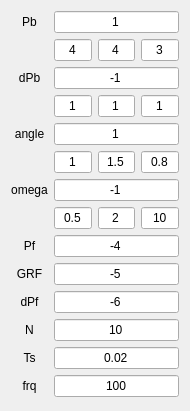
     <widget class="QWidget" name="gridLayoutWidget_3">
      <property name="geometry">
       <rect>
        <x>580</x>
        <y>10</y>
        <width>190</width>
        <height>411</height>
       </rect>
      </property>
      <layout class="QGridLayout" name="gridLayout_3">
       <item row="6" column="1">
        <widget class="QLineEdit" name="LE_weight_angx">
         <property name="font">
          <font>
           <pointsize>9</pointsize>
          </font>
         </property>
         <property name="text">
          <string>1</string>
         </property>
         <property name="alignment">
          <set>Qt::AlignCenter</set>
         </property>
        </widget>
       </item>
       <item row="6" column="2">
        <widget class="QLineEdit" name="LE_weight_angy">
         <property name="font">
          <font>
           <pointsize>9</pointsize>
          </font>
         </property>
         <property name="text">
          <string>1.5</string>
         </property>
         <property name="alignment">
          <set>Qt::AlignCenter</set>
         </property>
        </widget>
       </item>
       <item row="8" column="2">
        <widget class="QLineEdit" name="LE_weight_wy">
         <property name="font">
          <font>
           <pointsize>9</pointsize>
          </font>
         </property>
         <property name="text">
          <string>2</string>
         </property>
         <property name="alignment">
          <set>Qt::AlignCenter</set>
         </property>
        </widget>
       </item>
       <item row="4" column="3">
        <widget class="QLineEdit" name="LE_weight_dpbz">
         <property name="font">
          <font>
           <pointsize>9</pointsize>
          </font>
         </property>
         <property name="text">
          <string>1</string>
         </property>
         <property name="alignment">
          <set>Qt::AlignCenter</set>
         </property>
        </widget>
       </item>
       <item row="8" column="3">
        <widget class="QLineEdit" name="LE_weight_wz">
         <property name="font">
          <font>
           <pointsize>9</pointsize>
          </font>
         </property>
         <property name="text">
          <string>10</string>
         </property>
         <property name="alignment">
          <set>Qt::AlignCenter</set>
         </property>
        </widget>
       </item>
       <item row="12" column="0">
        <widget class="QLabel" name="label_22">
         <property name="font">
          <font>
           <pointsize>9</pointsize>
          </font>
         </property>
         <property name="text">
          <string>N</string>
         </property>
         <property name="alignment">
          <set>Qt::AlignCenter</set>
         </property>
        </widget>
       </item>
       <item row="1" column="2">
        <widget class="QLineEdit" name="LE_weight_pby">
         <property name="font">
          <font>
           <pointsize>9</pointsize>
          </font>
         </property>
         <property name="text">
          <string>4</string>
         </property>
         <property name="alignment">
          <set>Qt::AlignCenter</set>
         </property>
        </widget>
       </item>
       <item row="11" column="0">
        <widget class="QLabel" name="label_78">
         <property name="font">
          <font>
           <pointsize>9</pointsize>
          </font>
         </property>
         <property name="text">
          <string>dPf</string>
         </property>
         <property name="alignment">
          <set>Qt::AlignCenter</set>
         </property>
        </widget>
       </item>
       <item row="4" column="2">
        <widget class="QLineEdit" name="LE_weight_dpby">
         <property name="font">
          <font>
           <pointsize>9</pointsize>
          </font>
         </property>
         <property name="text">
          <string>1</string>
         </property>
         <property name="alignment">
          <set>Qt::AlignCenter</set>
         </property>
        </widget>
       </item>
       <item row="0" column="1" colspan="3">
        <widget class="QLineEdit" name="LE_weight_pb_pow">
         <property name="font">
          <font>
           <pointsize>9</pointsize>
          </font>
         </property>
         <property name="text">
          <string>1</string>
         </property>
         <property name="alignment">
          <set>Qt::AlignCenter</set>
         </property>
        </widget>
       </item>
       <item row="10" column="0">
        <widget class="QLabel" name="label_77">
         <property name="font">
          <font>
           <pointsize>9</pointsize>
          </font>
         </property>
         <property name="text">
          <string>GRF</string>
         </property>
         <property name="alignment">
          <set>Qt::AlignCenter</set>
         </property>
        </widget>
       </item>
       <item row="1" column="1">
        <widget class="QLineEdit" name="LE_weight_pbx">
         <property name="font">
          <font>
           <pointsize>9</pointsize>
          </font>
         </property>
         <property name="text">
          <string>4</string>
         </property>
         <property name="alignment">
          <set>Qt::AlignCenter</set>
         </property>
        </widget>
       </item>
       <item row="8" column="1">
        <widget class="QLineEdit" name="LE_weight_wx">
         <property name="font">
          <font>
           <pointsize>9</pointsize>
          </font>
         </property>
         <property name="text">
          <string>0.5</string>
         </property>
         <property name="alignment">
          <set>Qt::AlignCenter</set>
         </property>
        </widget>
       </item>
       <item row="1" column="3">
        <widget class="QLineEdit" name="LE_weight_pbz">
         <property name="font">
          <font>
           <pointsize>9</pointsize>
          </font>
         </property>
         <property name="text">
          <string>3</string>
         </property>
         <property name="alignment">
          <set>Qt::AlignCenter</set>
         </property>
        </widget>
       </item>
       <item row="6" column="3">
        <widget class="QLineEdit" name="LE_weight_angz">
         <property name="font">
          <font>
           <pointsize>9</pointsize>
          </font>
         </property>
         <property name="text">
          <string>0.8</string>
         </property>
         <property name="alignment">
          <set>Qt::AlignCenter</set>
         </property>
        </widget>
       </item>
       <item row="9" column="0">
        <widget class="QLabel" name="label_76">
         <property name="font">
          <font>
           <pointsize>9</pointsize>
          </font>
         </property>
         <property name="text">
          <string>Pf</string>
         </property>
         <property name="alignment">
          <set>Qt::AlignCenter</set>
         </property>
        </widget>
       </item>
       <item row="4" column="1">
        <widget class="QLineEdit" name="LE_weight_dpbx">
         <property name="font">
          <font>
           <pointsize>9</pointsize>
          </font>
         </property>
         <property name="text">
          <string>1</string>
         </property>
         <property name="alignment">
          <set>Qt::AlignCenter</set>
         </property>
        </widget>
       </item>
       <item row="13" column="0">
        <widget class="QLabel" name="label_23">
         <property name="font">
          <font>
           <pointsize>9</pointsize>
          </font>
         </property>
         <property name="text">
          <string>Ts</string>
         </property>
         <property name="alignment">
          <set>Qt::AlignCenter</set>
         </property>
        </widget>
       </item>
       <item row="14" column="0">
        <widget class="QLabel" name="label_44">
         <property name="font">
          <font>
           <pointsize>9</pointsize>
          </font>
         </property>
         <property name="text">
          <string>frq</string>
         </property>
         <property name="alignment">
          <set>Qt::AlignCenter</set>
         </property>
        </widget>
       </item>
       <item row="3" column="1" colspan="3">
        <widget class="QLineEdit" name="LE_weight_dpb_pow">
         <property name="font">
          <font>
           <pointsize>9</pointsize>
          </font>
         </property>
         <property name="text">
          <string>-1</string>
         </property>
         <property name="alignment">
          <set>Qt::AlignCenter</set>
         </property>
        </widget>
       </item>
       <item row="5" column="1" colspan="3">
        <widget class="QLineEdit" name="LE_weight_ang_pow">
         <property name="font">
          <font>
           <pointsize>9</pointsize>
          </font>
         </property>
         <property name="text">
          <string>1</string>
         </property>
         <property name="alignment">
          <set>Qt::AlignCenter</set>
         </property>
        </widget>
       </item>
       <item row="7" column="1" colspan="3">
        <widget class="QLineEdit" name="LE_weight_w_pow">
         <property name="font">
          <font>
           <pointsize>9</pointsize>
          </font>
         </property>
         <property name="text">
          <string>-1</string>
         </property>
         <property name="alignment">
          <set>Qt::AlignCenter</set>
         </property>
        </widget>
       </item>
       <item row="9" column="1" colspan="3">
        <widget class="QLineEdit" name="LE_weight_pf">
         <property name="font">
          <font>
           <pointsize>9</pointsize>
          </font>
         </property>
         <property name="text">
          <string>-4</string>
         </property>
         <property name="alignment">
          <set>Qt::AlignCenter</set>
         </property>
        </widget>
       </item>
       <item row="10" column="1" colspan="3">
        <widget class="QLineEdit" name="LE_weight_GRF">
         <property name="font">
          <font>
           <pointsize>9</pointsize>
          </font>
         </property>
         <property name="text">
          <string>-5</string>
         </property>
         <property name="alignment">
          <set>Qt::AlignCenter</set>
         </property>
        </widget>
       </item>
       <item row="11" column="1" colspan="3">
        <widget class="QLineEdit" name="LE_weight_dpf">
         <property name="font">
          <font>
           <pointsize>9</pointsize>
          </font>
         </property>
         <property name="text">
          <string>-6</string>
         </property>
         <property name="alignment">
          <set>Qt::AlignCenter</set>
         </property>
        </widget>
       </item>
       <item row="12" column="1" colspan="3">
        <widget class="QLineEdit" name="LE_userNhorizon">
         <property name="font">
          <font>
           <pointsize>9</pointsize>
          </font>
         </property>
         <property name="text">
          <string>10</string>
         </property>
         <property name="alignment">
          <set>Qt::AlignCenter</set>
         </property>
        </widget>
       </item>
       <item row="13" column="1" colspan="3">
        <widget class="QLineEdit" name="LE_userTsmpc">
         <property name="font">
          <font>
           <pointsize>9</pointsize>
          </font>
         </property>
         <property name="layoutDirection">
          <enum>Qt::LeftToRight</enum>
         </property>
         <property name="text">
          <string>0.02</string>
         </property>
         <property name="alignment">
          <set>Qt::AlignCenter</set>
         </property>
        </widget>
       </item>
       <item row="14" column="1" colspan="3">
        <widget class="QLineEdit" name="LE_userMPCfrq">
         <property name="font">
          <font>
           <pointsize>9</pointsize>
          </font>
         </property>
         <property name="text">
          <string>100</string>
         </property>
         <property name="alignment">
          <set>Qt::AlignCenter</set>
         </property>
        </widget>
       </item>
       <item row="0" column="0">
        <widget class="QLabel" name="label_72">
         <property name="font">
          <font>
           <pointsize>9</pointsize>
          </font>
         </property>
         <property name="text">
          <string>Pb</string>
         </property>
         <property name="alignment">
          <set>Qt::AlignCenter</set>
         </property>
        </widget>
       </item>
       <item row="3" column="0">
        <widget class="QLabel" name="label_73">
         <property name="font">
          <font>
           <pointsize>9</pointsize>
          </font>
         </property>
         <property name="text">
          <string>dPb</string>
         </property>
         <property name="alignment">
          <set>Qt::AlignCenter</set>
         </property>
        </widget>
       </item>
       <item row="5" column="0">
        <widget class="QLabel" name="label_74">
         <property name="font">
          <font>
           <pointsize>9</pointsize>
          </font>
         </property>
         <property name="text">
          <string>angle</string>
         </property>
         <property name="alignment">
          <set>Qt::AlignCenter</set>
         </property>
        </widget>
       </item>
       <item row="7" column="0">
        <widget class="QLabel" name="label_75">
         <property name="font">
          <font>
           <pointsize>9</pointsize>
          </font>
         </property>
         <property name="text">
          <string>omega</string>
         </property>
         <property name="alignment">
          <set>Qt::AlignCenter</set>
         </property>
        </widget>
       </item>
      </layout>
     </widget>
